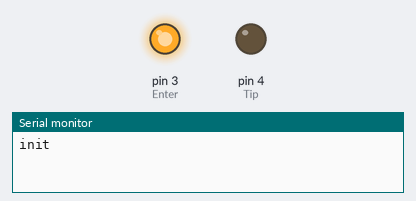
Bench run of a sketch on a simulated Arduino Uno, built with avr-gcc and run on an emulated ATmega328P. Parts: output pins drawn as LEDs (lit = HIGH), the last lines printed to the serial monitor.

Above: at 14.15 s.
At 16.7 s:
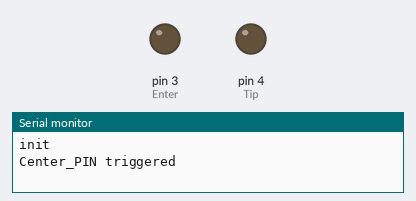
Timing chart, 0 to 20.0 s (numbered marks = the images above):
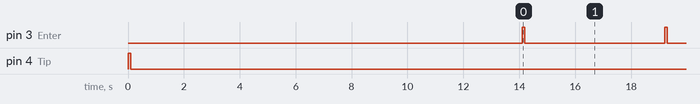

The sketch:

Main_01.ino
```cpp
// A simple pipette control sketch.
// For more info visit: http://www.modularscience.com/app/doc/autoPipette
// Use the serial console to send the following commands: up, down


// pin definitions
#define Enter 3
#define Tip 4
#define Plus 5
#define Select 6
#define Moins 7
#define Start 8


// info about the current incoming command
#define MAX_COMMAND_LEN 5
char command[ MAX_COMMAND_LEN + 1 ]; // leave room for zero terminator
int commandPos = 0;
boolean commandDone = false;


// run once on startup: set up serial and output pins
void setup() {
  Serial.begin( 9600 );
  pinMode( Tip, OUTPUT );
  digitalWrite( Tip, LOW );

  pinMode( Enter, OUTPUT );
  digitalWrite( Enter, LOW );

  triggerButton( Tip );
  Serial.println("init");
  delay(14000);
}

void loop() {
  triggerButton(Enter);
  Serial.println("Center_PIN triggered");

  delay(5000);
}


// trigger a button using a relay
void triggerButton( int pin ) {
  digitalWrite( pin, HIGH );
  delay(100);
  digitalWrite( pin, LOW );
}
```

Measured:
- by itself, pin 3 (Enter): alternates HIGH for 0.10 s and LOW for 5.0 s
